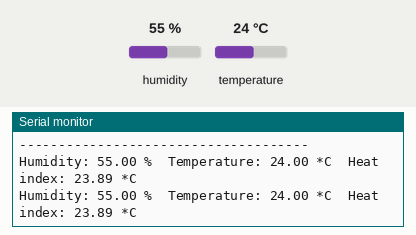
Recording of a sketch running on a simulated Arduino Uno, built with avr-gcc and run on an emulated ATmega328P. On the bench: the last lines printed to the serial monitor. The test bench sets the inputs (shaded band); at power-on: humidity 55 %, temperature 24 °C.

Above: at 5.0 s.
5.1 s: humidity set to 22 %
At 7.4 s:
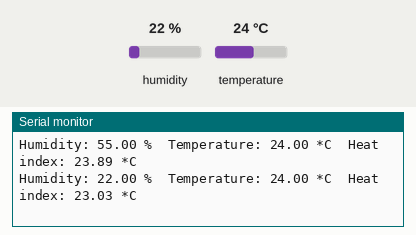
8.2 s: temperature set to 28 °C
At 9.2 s:
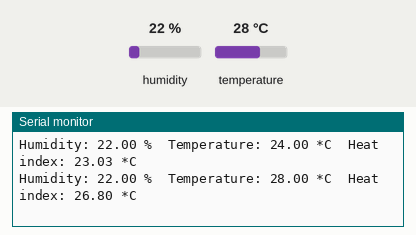
14.8 s: humidity set to 40 %
At 16.1 s:
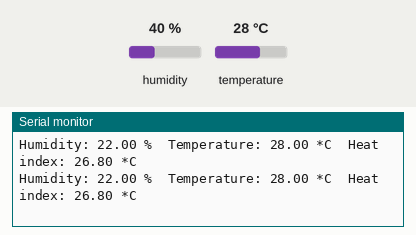
Timing chart, 0 to 17.8 s (numbered marks = the images above; inputs shaded):
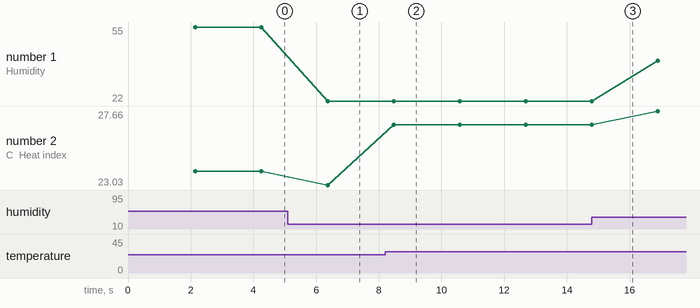

Measured:
- after the input at 5.1 s, the serial monitor: prints a new line after 1.3 s (image 1)
- after the input at 8.2 s, the serial monitor: prints a new line after 0.27 s (image 2)
- plotted number 1: 55 → 22 after the input at 5.1 s, 22 → 40 after the input at 14.8 s
- plotted number 2: 23.89 → 23.03 after the input at 5.1 s, 23.03 → 26.8 after the input at 8.2 s, 26.8 → 27.66 after the input at 14.8 s

The sketch:

dht22_hello_world.ino
```cpp
#include <ArduinoJson.h>
#include <DHT.h>
#include <DHT_U.h>
#include <PubSubClient.h>

/**
* Reading temperature and humidity using ESP8266 and DHT22.
**/

#define DHTPIN 4      // Digital pin DHT22 is connected to
#define DHTTYPE DHT22 // Kind of DHT sensor

DHT dht(DHTPIN, DHTTYPE);

void setup()
{
  Serial.begin(9600);
  Serial.setTimeout(2000);

  // Wait for serial to initialize.
  while (!Serial)
  {
  }

  Serial.println("Device Started");
  Serial.println("-------------------------------------");
  Serial.println("Running DHT!");
  Serial.println("-------------------------------------");
}

int timeSinceLastRead = 0;

void loop()
{
  // Report every 2 seconds.
  if (timeSinceLastRead > 2000)
  {
    // Reading temperature or humidity takes about 250 milliseconds!
    // Sensor readings may also be up to 2 seconds 'old' (its a very slow sensor)
    float h = dht.readHumidity();
    // Read temperature as Celsius (the default)
    float t = dht.readTemperature();

    // Check if any reads failed and exit early (to try again).
    if (isnan(h) || isnan(t))
    {
      Serial.println("Failed to read from DHT sensor!");
      timeSinceLastRead = 0;
      return;
    }

    // Compute heat index in Celsius (isFahrenheit = false)
    float hic = dht.computeHeatIndex(t, h, false);

    Serial.print("Humidity: ");
    Serial.print(h);
    Serial.print(" %\t");
    Serial.print("Temperature: ");
    Serial.print(t);
    Serial.print(" *C\t");
    Serial.print("Heat index: ");
    Serial.print(hic);
    Serial.println(" *C");

    timeSinceLastRead = 0;
  }
  delay(100);
  timeSinceLastRead += 100;
}
```
